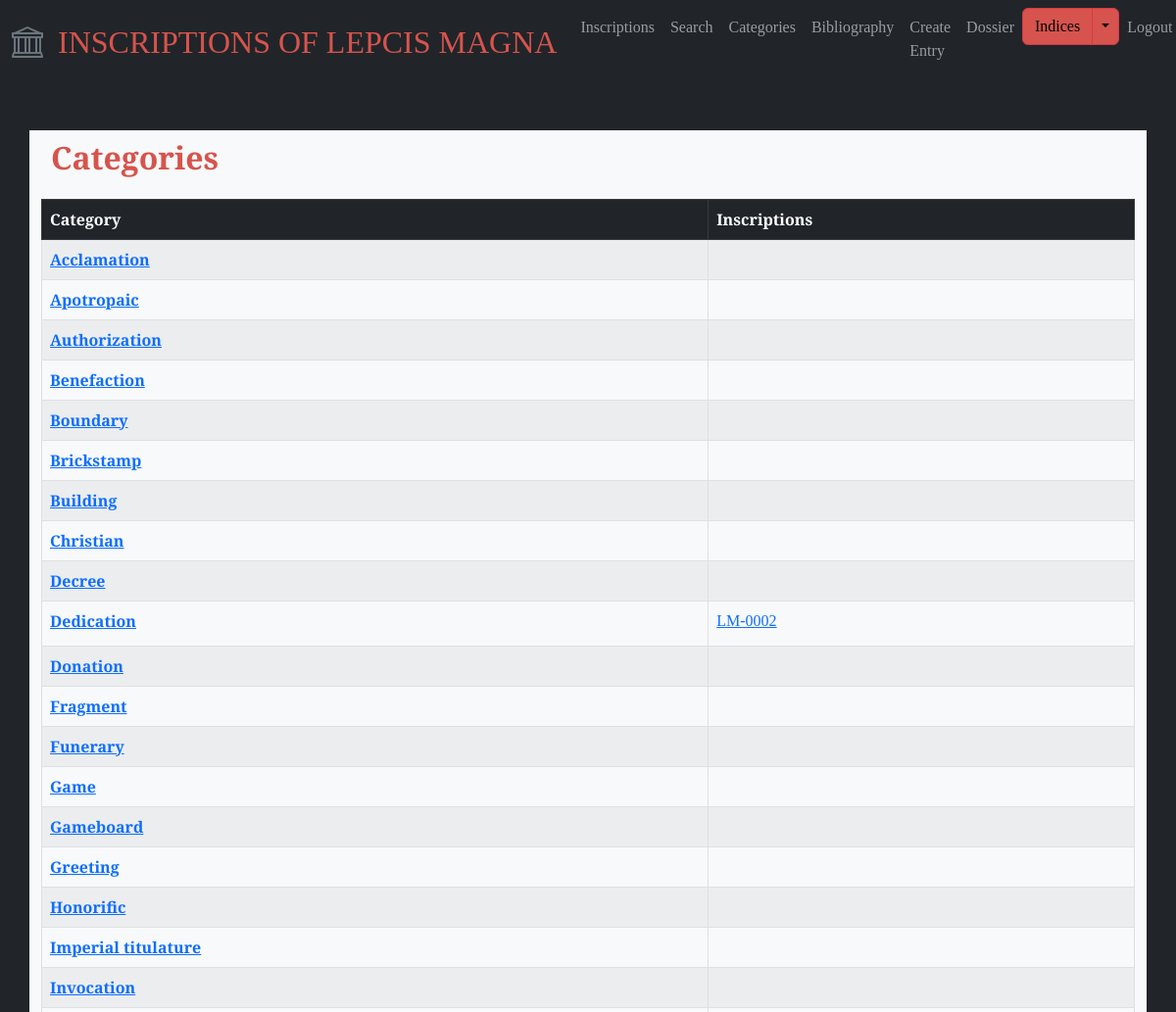
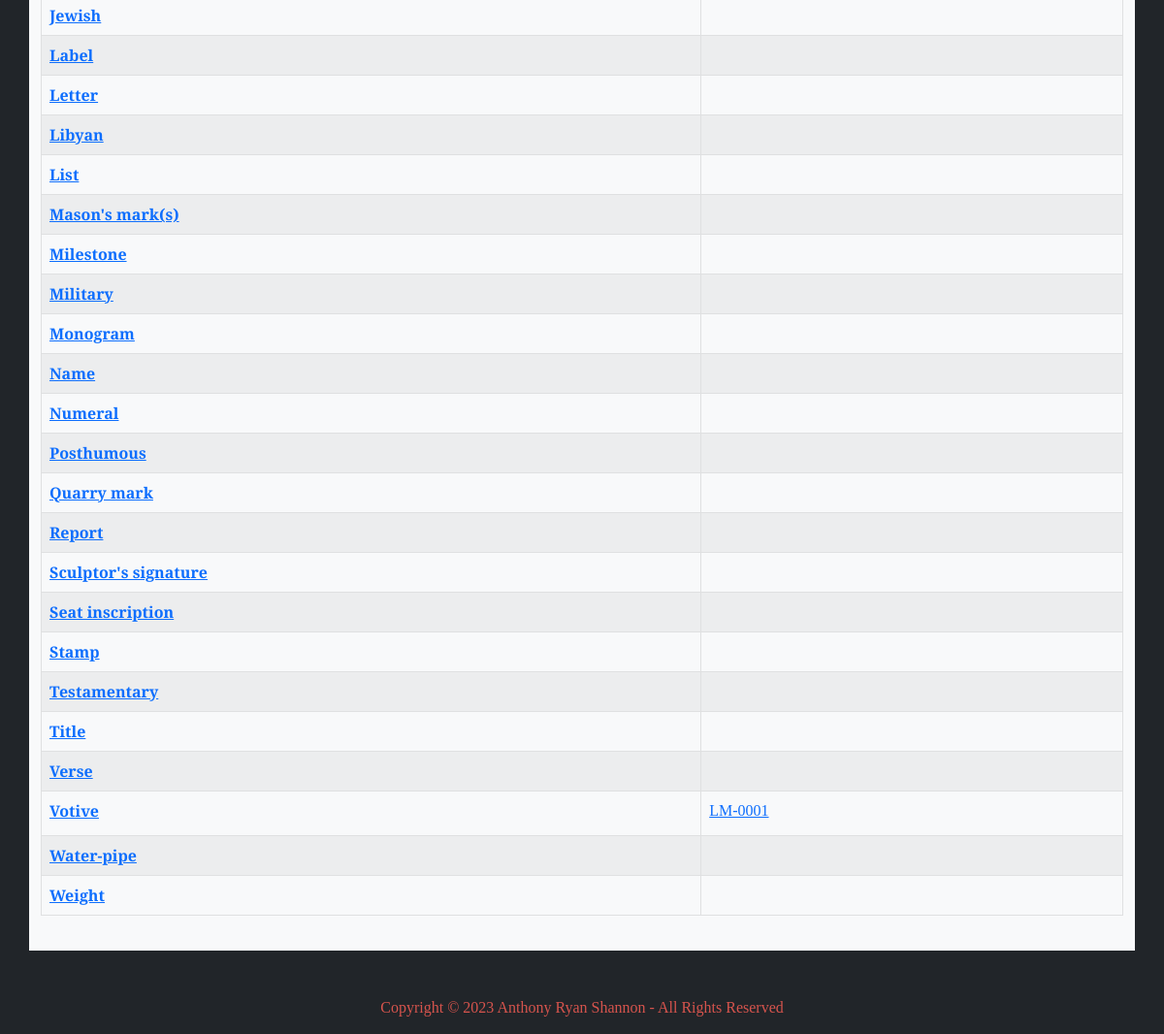
Screenshot of /categories (signed in) with the database file from the repository (2 pictures, top to bottom).
### lepcismagna/models.py (models this page shows, shortened)
class Category(models.Model):
    class Meta:
        verbose_name_plural = 'categories'
    name = models.CharField(max_length=100)
    inscriptions = models.ManyToManyField('Inscription', blank=True)

class Inscription(models.Model):
    entry_creation_time = models.DateTimeField(auto_now_add=True)
    entry_creator = models.ForeignKey(User, on_delete=models.CASCADE, blank=True, null=True)
    is_validated = models.BooleanField(default=False)
    inscription_id = models.CharField(max_length=20, blank=True)
    title = models.CharField(max_length=100, blank=True)
    description = models.TextField(blank=True)
    materials = models.ManyToManyField('Material', blank=True, related_name='materials')
    object_types = models.ManyToManyField('ObjectType', blank=True, related_name='object_types')
    text = models.TextField(blank=True)
    techniques = models.ManyToManyField('Technique', blank=True, related_name='techniques')
    letters = models.TextField(blank=True)
    languages = models.ManyToManyField('Language', blank=True, related_name='languages')
    date = models.CharField(max_length=50)
    findspot_desc = models.TextField(blank=True)
    associated_inscr = models.ManyToManyField('self', blank=True)
    original_location = models.CharField(max_length=255)
    last_recorded_location = models.CharField(max_length=255)
    repositories = models.ManyToManyField('Repository', blank=True, related_name='repositories')
    categories = models.ManyToManyField('Category', blank=True, related_name='categories')
    transcription_interpretive = models.TextField(blank=True)
    transcription_diplomatic = models.TextField(blank=True)
    transcription_appcrit = models.TextField(blank=True)
    translation_english = models.TextField(blank=True)
    commentary = models.TextField(blank=True)
    epigraphic_references = models.ManyToManyField('EpigraphicReference', blank=True, related_name='epigraphic_references')
    bibliography_text = models.TextField(blank=True)
    bibliography_entries = models.ManyToManyField('Bibliography', blank=True, related_name='bibliography_entries')
    images = models.ManyToManyField('Image', blank=True, related_name='images')
    abbreviations = models.ManyToManyField('Abbreviation', blank=True, related_name='abbreviations')
    age_at_death = models.ManyToManyField('AgeAtDeath', blank=True, related_name='age_at_death')
    divine_sacred_beings = models.ManyToManyField('DivineSacredBeing', blank=True, related_name='divine_sacred_beings')
    emperors_imperial_family = models.ManyToManyField('EmperorImperialFamily', blank=True, related_name='emperors_imperial_family')
    erasures = models.ManyToManyField('Erasure', blank=True, related_name='erasures')
    findspots = models.ManyToManyField('Findspot', blank=True, related_name='findspots')
    fragments = models.ManyToManyField('Fragment', blank=True, related_name='fragments')
    organizations = models.ManyToManyField('Organization', blank=True, related_name='organizations')
    people = models.ManyToManyField('Person', blank=True, related_name='people')
    personal_names = models.ManyToManyField('PersonalName', blank=True, related_name='personal_names')
    place_names = models.ManyToManyField('PlaceName', blank=True, related_name='place_names')
    symbols = models.ManyToManyField('Symbol', blank=True, related_name='symbols')
    words = models.ManyToManyField('Word', blank=True, related_name='words')

### lepcismagna/views.py (the view)
# urls.py: path("categories", views.categories, name="categories"),
def categories(request):
    categories = Category.objects.all()
    return render(request, "lepcismagna/categories.html", {"categories": categories})

### lepcismagna/templates/lepcismagna/categories.html
{% extends "lepcismagna/layout.html" %} {% block body %}
<div class="index-header">
  <h2>Categories</h2>
</div>
<table class="table table-striped table-hover table-bordered">
  <thead class="table-dark">
    <tr>
      <th scope="col">Category</th>
      <th scope="col">Inscriptions</th>
    </tr>
  </thead>
  <tbody class="table-light">
    {% for category in categories %}
    <tr>
      <th scope="row">
        <a href="{% url 'category_view' category.name %}" class="category-link"
          >{{ category.name }}</a
        >
      </th>
      <td>
        <ul id="index-inscription-list">
          {% for inscription in category.inscriptions.all %}
          <li class="inscription-list-item">
            <a href="{% url 'inscription_detail' inscription.inscription_id|default:'No inscription ID' %}">
              {{ inscription.inscription_id }}
            </a>
          </li>
          {% endfor %}
        </ul>
      </td>
    </tr>
    {% endfor %}
  </tbody>
</table>
{% endblock %}

### lepcismagna/static/lepcismagna/styles.css (style rules this page uses)
body { font-family: "EB Garamond", serif; font-style: normal; font-variant: normal; }
h2 { color: #d6544d; font-size: 32px; font-weight: 700; line-height: 35px; margin-bottom: 15px; }
li:not(last-child) { margin-bottom: 5px; }
.index-header { padding: 10px; }
.inscription-list-item { display: inline-block; margin-right: 10px; }
#inscriptions-list, #index-inscription-list, #category-items, #dossier-list { list-style: none; padding-left: 0; margin: 0; }

### rows the page displays
Category: name "Acclamation"
Category: name "Apotropaic"
Category: name "Authorization"
Category: name "Benefaction"
Category: name "Boundary"
Category: name "Brickstamp"
Category: name "Building"
Category: name "Christian"
Category: name "Decree"
Category: name "Dedication"
Inscription: inscription_id "LM-0002"
Category: name "Donation"
Category: name "Fragment"
Category: name "Funerary"
Category: name "Game"
Category: name "Gameboard"
Category: name "Greeting"
Category: name "Honorific"
Category: name "Imperial titulature"
Category: name "Invocation"
Category: name "Jewish"
Category: name "Label"
Category: name "Letter"
Category: name "Libyan"
Category: name "List"
Category: name "Mason's mark(s)"
Category: name "Milestone"
Category: name "Military"
Category: name "Monogram"
Category: name "Name"
Category: name "Numeral"
Category: name "Posthumous"
Category: name "Quarry mark"
Category: name "Report"
Category: name "Sculptor's signature"
Category: name "Seat inscription"
Category: name "Stamp"
Category: name "Testamentary"
Category: name "Title"
Category: name "Verse"
Category: name "Votive"
Inscription: inscription_id "LM-0001"
Category: name "Water-pipe"
Category: name "Weight"
